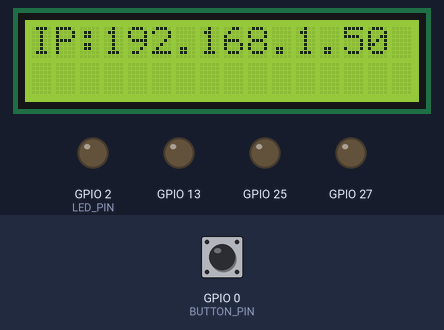
Simulated run of this sketch. Board: ESP32. Shown: 16×2 character LCD, output pins drawn as LEDs (lit = HIGH). Inputs (shaded band) come from the test bench; at power-on: GPIO 0 (BUTTON_PIN) HIGH. WiFi joins after 1.5 s; servers stay silent unless stated.

Above: at 2.7 s.
At 4.8 s:
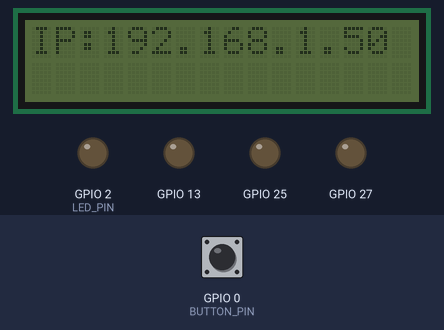
4.9 s: GPIO 0 (BUTTON_PIN) pulled LOW for 0.15 s
At 5.4 s:
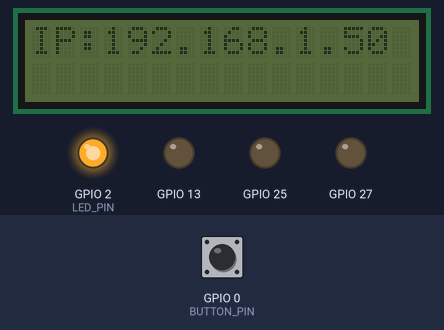
6.5 s: GPIO 0 (BUTTON_PIN) pulled LOW for 1 s
At 7.8 s:
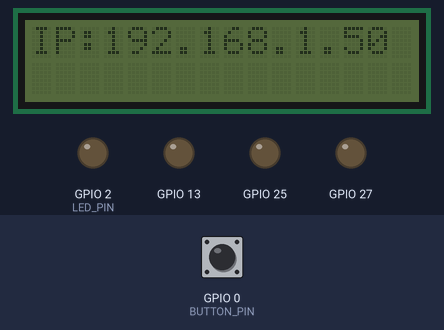
9.0 s: GPIO 0 (BUTTON_PIN) pulled LOW for 3.2 s
At 9.7 s:
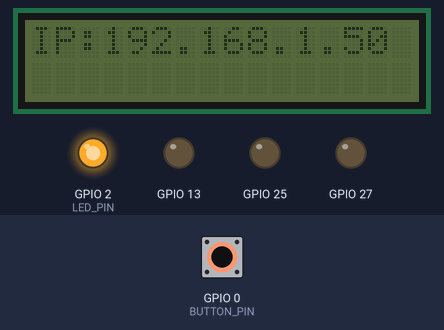
Timing chart, 0 to 12.0 s (numbered marks = the images above; inputs shaded):
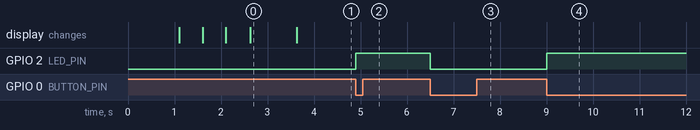

Measured:
- after the input at 4.9 s, GPIO 2 (LED_PIN): LOW → HIGH at once
- after the input at 6.5 s, GPIO 2 (LED_PIN): HIGH → LOW at once
- after the input at 9.0 s, GPIO 2 (LED_PIN): LOW → HIGH at once
- what the display in image 0 shows lasts 1.0 s, from 2.6 s to 3.6 s

The sketch:

ESP32-Weather-Web.ino
```cpp
#include <WiFi.h>
#include <AsyncTCP.h>
#include <ESPAsyncWebServer.h>
#include <LiquidCrystal_I2C.h>

LiquidCrystal_I2C lcd(0x27, 16, 2);

// Setting network credentials
const char* ssid = "SITE";
const char* password = "Password";

const char* input_parameter1 = "output";
const char* input_parameter2 = "state";

// Creating a AsyncWebServer object
AsyncWebServer server(80);

#define BUTTON_PIN 0  // ESP32 pin GIOP16, which connected to button
#define LED_PIN    2  // ESP32 pin GIOP18, which connected to led

// The below are variables, which can be changed
int led_state = LOW;    // the current state of LED
int button_state;       // the current state of button
int last_button_state;  // the previous state of button

const char index_html[] PROGMEM = R"rawliteral(
<!DOCTYPE HTML><html>
<head>
  <title>ESP2 WEB SERVER</title>
  <meta name="viewport" content="width=device-width, initial-scale=1">
  <link rel="icon" href="data:,">
  <style>
    html {font-family: Arial; display: inline-block; text-align: center;}
    p {font-size: 3.0rem;}
    body {max-width: 600px; margin:0px auto; padding-bottom: 25px;}
    .switch {position: relative; display: inline-block; width: 120px; height: 68px}
    .switch input {display: none}
    .slider {position: absolute; top: 0; left: 0; right: 0; bottom: 0; background-color: #ccc; border-radius: 6px}
    .slider:before {position: absolute; content: ""; height: 52px; width: 52px; left: 8px; bottom: 8px; background-color: #fff; -webkit-transition: .4s; transition: .4s; border-radius: 3px}
    input:checked+.slider {background-color: #b30000}
    input:checked+.slider:before {-webkit-transform: translateX(52px); -ms-transform: translateX(52px); transform: translateX(52px)}
  </style>
</head>
<body>
  <h2>ESP2 WEB SERVER</h2>
  %BUTTONPLACEHOLDER%
<script>function toggleCheckbox(element) {
  var xhr = new XMLHttpRequest();
  if(element.checked){ xhr.open("GET", "/update?output="+element.id+"&state=1", true); }
  else { xhr.open("GET", "/update?output="+element.id+"&state=0", true); }
  xhr.send();
}
</script>
</body>
</html>
)rawliteral";

// Replaces placeholder with button section in your web page
String processor(const String& var){
  //Serial.println(var);
  if(var == "BUTTONPLACEHOLDER"){
    String buttons = "";
    buttons += "<h4>Output - PIN 2</h4><label class=\"switch\"><input type=\"checkbox\" onchange=\"toggleCheckbox(this)\" id=\"2\" " + outputState(2) + "><span class=\"slider\"></span></label>";

    return buttons;
  }
  return String();
}

String outputState(int output){
  if(digitalRead(output)){
    return "checked";
  }
  else {
    return "";
  }
}

void setup(){
  lcd.init();
  lcd.backlight();
  lcd.clear();
  lcd.setCursor(0,0);
  lcd.print("ESP32 Web Server");
  delay(1000);

  lcd.clear();
  lcd.setCursor(0,0);
  lcd.print(ssid);
  lcd.print(" Connecting");

  // Serial port for debugging purposes
//  Serial.begin(115200);

  pinMode(BUTTON_PIN, INPUT_PULLUP); // set ESP32 pin to input pull-up mode
  pinMode(LED_PIN, OUTPUT);          // set ESP32 pin to output mode
  digitalWrite(LED_PIN, LOW);
  pinMode(25, OUTPUT);
  digitalWrite(25, LOW);
  pinMode(27, OUTPUT);
  digitalWrite(27, LOW);
  pinMode(13, OUTPUT);
  digitalWrite(13, LOW);

  button_state = digitalRead(BUTTON_PIN);

  // Connect to Wi-Fi
  WiFi.begin(ssid, password);

  int i = 1;
  lcd.setCursor(0,1);

  while (WiFi.status() != WL_CONNECTED) {
        lcd.print(".");
        i+=1;
        if( i == 18 ) {
          i=1;
          lcd.clear();
          lcd.setCursor(0,0);
          lcd.print(ssid);
          lcd.print(" Connecting");
          lcd.setCursor(0,1);
          }
    delay(500);
//    Serial.println("Connecting to WiFi");
  }

  // Print ESP Local IP Address
//  Serial.println(WiFi.localIP());
  lcd.clear();
  lcd.setCursor(0,0);
  lcd.print("IP:");
  lcd.setCursor(3,0);
  lcd.print(WiFi.localIP());
//  lcd.setCursor(0,1);
//  lcd.print("All IS OFF");
  delay(1000);
  lcd.noBacklight(); // turn off backlight

  // Route for root / web page
  server.on("/", HTTP_GET, [](AsyncWebServerRequest *request){
    request->send_P(200, "text/html", index_html, processor);
  });

  // Send a GET request to <ESP_IP>/update?output=<inputMessage1>&state=<inputMessage2>
  server.on("/update", HTTP_GET, [] (AsyncWebServerRequest *request) {
    String inputMessage1;
    String inputMessage2;
    // GET input1 value on <ESP_IP>/update?output=<inputMessage1>&state=<inputMessage2>
    if (request->hasParam(input_parameter1) && request->hasParam(input_parameter2)) {
      inputMessage1 = request->getParam(input_parameter1)->value();
      inputMessage2 = request->getParam(input_parameter2)->value();
      digitalWrite(inputMessage1.toInt(), inputMessage2.toInt());
    }
    else {
      inputMessage1 = "No message sent";
      inputMessage2 = "No message sent";
    }

    if (inputMessage2 == "1")
      lcd.backlight(); // turn on backlight.
    else
      lcd.noBacklight(); // turn off backlight

    request->send(200, "text/plain", "OK");
  });

  // Start server
  server.begin();
}

void loop() {
//   if (input_parameter1 == "1")
//    led_state = HIGH;
//   else
//    led_state = LOW;
//
  last_button_state = button_state;      // save the last state
  button_state = digitalRead(BUTTON_PIN); // read new state

  if (last_button_state == HIGH && button_state == LOW) {

    // toggle state of LED
    led_state = !led_state;

    // control LED arccoding to the toggled state
    digitalWrite(LED_PIN, led_state);
  }
}
```
